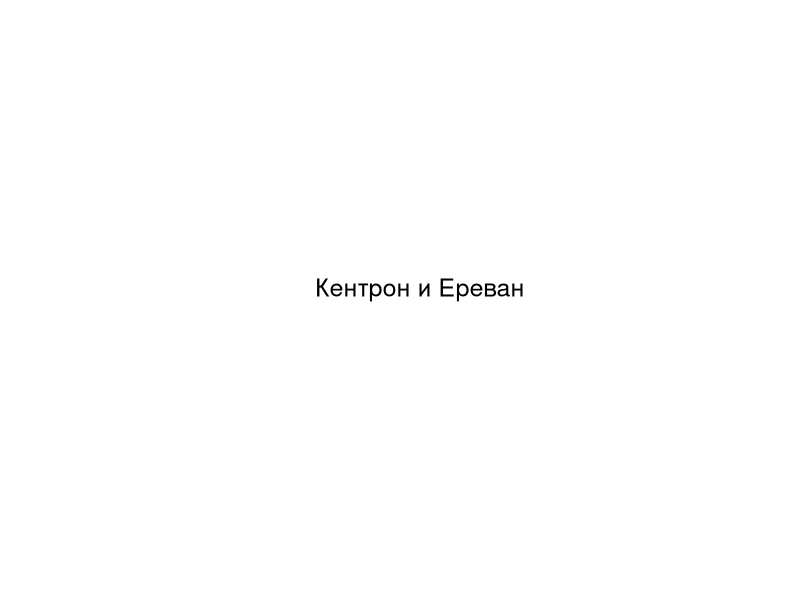

Write the R code that produced this figure.
## ---- chunk 1
Sys.setlocale("LC_CTYPE", "English_United States.utf8")
plot(1, 1, type="n", axes=FALSE, xlab="", ylab="")
text(1, 1, "Кентрон и Ереван", cex=1.5)
